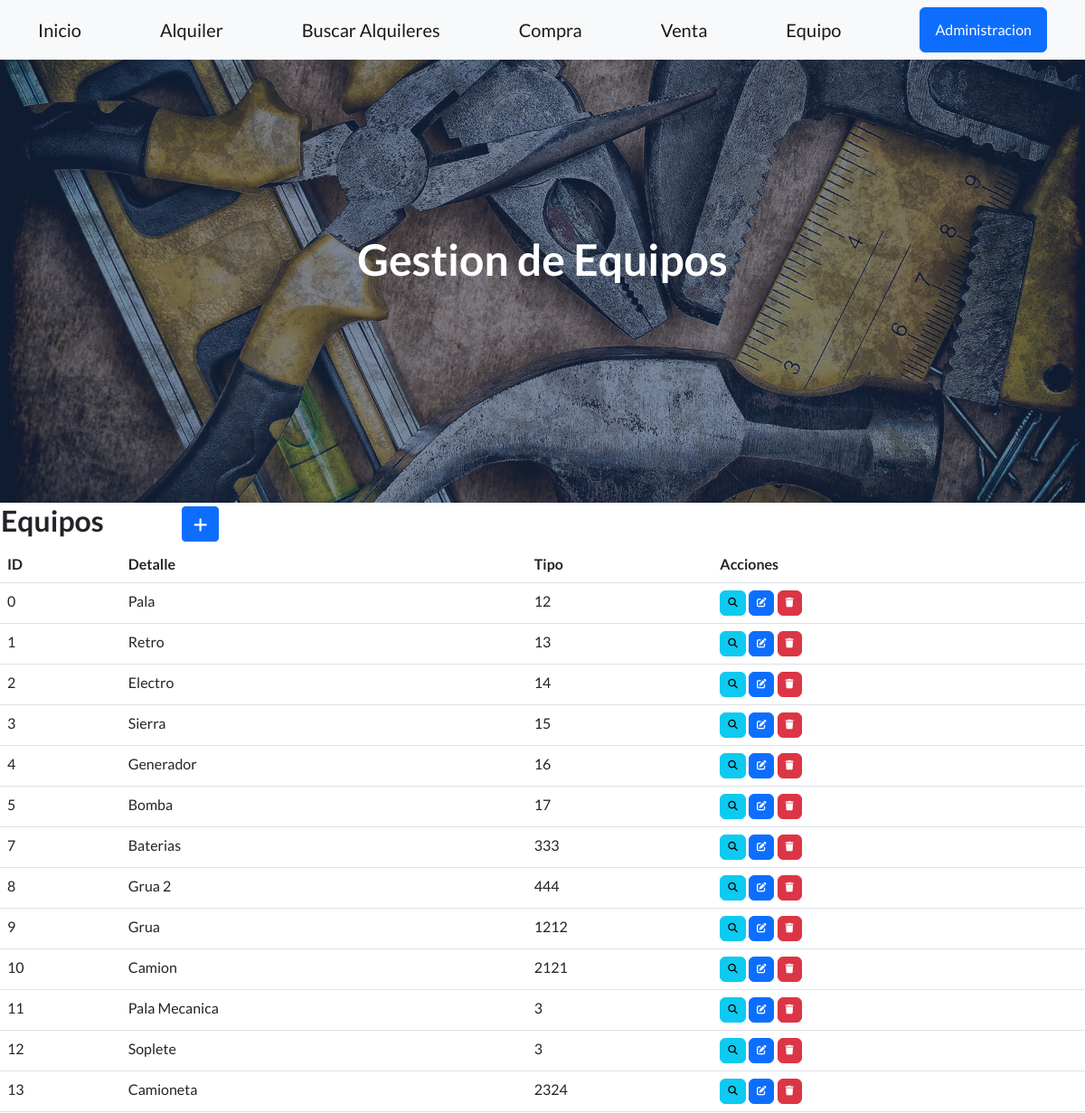
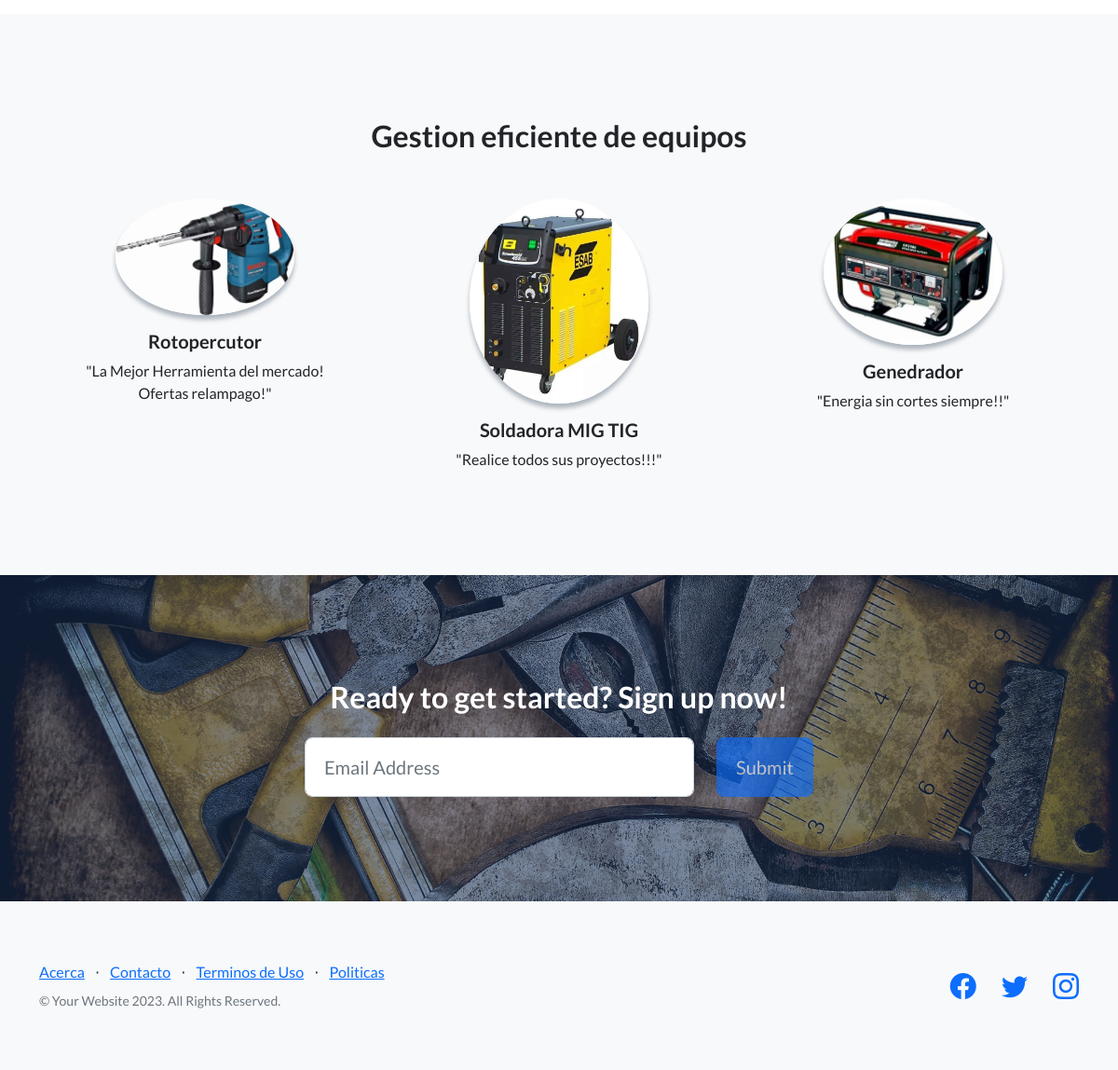
/aplicacion/equipos/, run on the app's committed database (2 pictures, top to bottom).
### aplicacion/models.py (models this page shows, shortened)
class Equipo(models.Model):
    nombre = models.CharField(max_length=50)
    tipo = models.IntegerField()

### aplicacion/views.py (the view)
# urls.py: path('equipos/', EquipoList.as_view(), name="equipos"),
class EquipoList(ListView):
    model = Equipo

### aplicacion/templates/aplicacion/equipo_list.html (shortened to what this page needs)
{% extends 'aplicacion/base.html' %}
{% load static %}
{% block contenido %}
<table>
    <tr>
        <td width="200"><h2>Equipos</h2></td>
        <td>
            <a
            href="{% url 'create_equipo' %}"
            class="btn btn-primary btn-sm"
            >
            </a>
        </td>
    </tr>
</table>
<table class="table">
    <thead>
        <tr>
            <th>ID</th>
            <th>Detalle</th>
            <th>Tipo</th>
            <th>Acciones</th>
        </tr>
    </thead>
    <tbody>
    {% for p in equipo_list %}
    <tr>
        <td>{{ p.id }}</td>
        <td>{{ p.nombre }}</td>
        <td>{{ p.tipo }}</td>
        <td>
            <a
              href="{#}"
              class="btn btn-info"
              style="--bs-btn-padding-y: .25rem; --bs-btn-padding-x: .5rem; --bs-btn-font-size: .75rem;"
              >
            </a>
            <a
              href="{#}"
              class="btn btn-primary"
              style="--bs-btn-padding-y: .25rem; --bs-btn-padding-x: .5rem; --bs-btn-font-size: .75rem;"
              >
            </a>
            <a
              href="{#}"
              class="btn btn-danger"
              style="--bs-btn-padding-y: .25rem; --bs-btn-padding-x: .5rem; --bs-btn-font-size: .75rem;"
              >
            </a>
          </td>
        </tr>
    {% endfor %}
    </tbody>
</table>
{% endblock contenido %}

### aplicacion/templates/aplicacion/base.html (shortened to what this page needs)
<!DOCTYPE html>
<html lang="en">
    <head>
        {% load static %}
        <link href="https://cdn.jsdelivr.net/npm/bootstrap-icons@1.5.0/font/bootstrap-icons.css" rel="stylesheet" type="text/css" />
         <link rel="stylesheet" href="https://cdnjs.cloudflare.com/ajax/libs/font-awesome/6.4.0/css/all.min.css">
        <link href="{% static 'aplicacion/css/styles.css' %}" rel="stylesheet" />
    </head>
    <body>
        <nav class="navbar navbar-light bg-light static-top">
            <div class="container">
                <a class="navbar-brand" href="{% url 'inicio' %}">Inicio</a>
                <a class="navbar-brand" href="{% url 'alquileres' %}">Alquiler</a>
                <a class="navbar-brand" href="{% url 'buscar_precio' %}">Buscar Alquileres</a>
                <a class="navbar-brand" href="{% url 'compras' %}">Compra</a>
                <a class="navbar-brand" href="{% url 'ventas' %}">Venta</a>
                <a class="navbar-brand" href="{% url 'equipos' %}">Equipo</a>
                <a class="btn btn-primary" href="{%url 'admin:index' %}">Administracion</a>
            </div>
        </nav>
        <header class="masthead">
            <div class="container position-relative">
                <div class="row justify-content-center">
                    <div class="col-xl-6">
                        <div class="text-center text-white">
                            <h1 class="mb-5">Gestion de Equipos</h1>
                        </div>
                    </div>
                </div>
            </div>
        </header>
        {% block contenido %}
        {% endblock contenido %}
        <section class="testimonials text-center bg-light">
            <div class="container">
                <h2 class="mb-5">Gestion eficiente de equipos</h2>
                <div class="row">
                    <div class="col-lg-4">
                        <div class="testimonial-item mx-auto mb-5 mb-lg-0">
                            <img class="img-fluid rounded-circle mb-3" src="{% static 'aplicacion/assets/img/testimonials-1.jpg' %}" alt="..." />
                            <h5>Rotopercutor</h5>
                            <p class="font-weight-light mb-0">"La Mejor Herramienta del mercado! Ofertas relampago!"</p>
                        </div>
                    </div>
                    <div class="col-lg-4">
                        <div class="testimonial-item mx-auto mb-5 mb-lg-0">
                            <img class="img-fluid rounded-circle mb-3" src="{% static 'aplicacion/assets/img/testimonials-2.jpg' %}" alt="..." />
                            <h5>Soldadora MIG TIG</h5>
                            <p class="font-weight-light mb-0">"Realice todos sus proyectos!!!"</p>
                        </div>
                    </div>
                    <div class="col-lg-4">
                        <div class="testimonial-item mx-auto mb-5 mb-lg-0">
                            <img class="img-fluid rounded-circle mb-3" src="{% static 'aplicacion/assets/img/testimonials-3.jpg' %}" alt="..." />
                            <h5>Genedrador</h5>
                            <p class="font-weight-light mb-0">"Energia sin cortes siempre!!"</p>
                        </div>
                    </div>
                </div>
            </div>
        </section>
        <section class="call-to-action text-white text-center" id="signup">
            <div class="container position-relative">
                <div class="row justify-content-center">
                    <div class="col-xl-6">
                        <h2 class="mb-4">Ready to get started? Sign up now!</h2>
                        <form class="form-subscribe" id="contactFormFooter" data-sb-form-api-token="API_TOKEN">
                            <div class="row">
                                <div class="col">
                                    <input class="form-control form-control-lg" id="emailAddressBelow" type="email" placeholder="Email Address" data-sb-validations="required,email" />
                                </div>
                                <div class="col-auto"><button class="btn btn-primary btn-lg disabled" id="submitButton" type="submit">Submit</button></div>
                            </div>
                        </form>
                    </div>
                </div>
            </div>
        </section>
        <footer class="footer bg-light">
            <div class="container">
                <div class="row">
                    <div class="col-lg-6 h-100 text-center text-lg-start my-auto">
                        <ul class="list-inline mb-2">
                            <li class="list-inline-item"><a href="#!">Acerca</a></li>
                            <li class="list-inline-item">⋅</li>
                            <li class="list-inline-item"><a href="#!">Contacto</a></li>
                            <li class="list-inline-item">⋅</li>
                            <li class="list-inline-item"><a href="#!">Terminos de Uso</a></li>
                            <li class="list-inline-item">⋅</li>
                            <li class="list-inline-item"><a href="#!">Politicas</a></li>
                        </ul>
                        <p class="text-muted small mb-4 mb-lg-0">&copy; Your Website 2023. All Rights Reserved.</p>
                    </div>
                    <div class="col-lg-6 h-100 text-center text-lg-end my-auto">
                        <ul class="list-inline mb-0">
                            <li class="list-inline-item me-4">
                                <a href="#!"><i class="bi-facebook fs-3"></i></a>
                            </li>
                            <li class="list-inline-item me-4">
                                <a href="#!"><i class="bi-twitter fs-3"></i></a>
                            </li>
                            <li class="list-inline-item">
                                <a href="#!"><i class="bi-instagram fs-3"></i></a>
                            </li>
                        </ul>
                    </div>
                </div>
            </div>
        </footer>
    </body>
</html>

### data on the page
Equipo: id "0", nombre "Pala", tipo "12"
Equipo: id "1", nombre "Retro", tipo "13"
Equipo: id "2", nombre "Electro", tipo "14"
Equipo: id "3", nombre "Sierra", tipo "15"
Equipo: id "4", nombre "Generador", tipo "16"
Equipo: id "5", nombre "Bomba", tipo "17"
Equipo: id "7", nombre "Baterias", tipo "333"
Equipo: id "8", nombre "Grua 2", tipo "444"
Equipo: id "9", nombre "Grua", tipo "1212"
Equipo: id "10", nombre "Camion", tipo "2121"
Equipo: id "11", nombre "Pala Mecanica", tipo "3"
Equipo: id "12", nombre "Soplete", tipo "3"
Equipo: id "13", nombre "Camioneta", tipo "2324"
